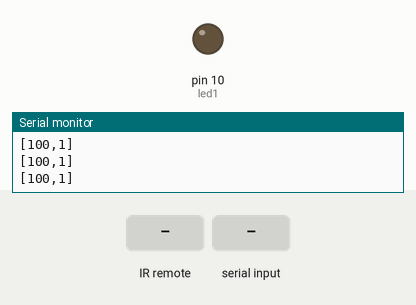
The sketch below on a simulated Arduino Uno, built with avr-gcc and run on an emulated ATmega328P. Shown: output pins drawn as LEDs (lit = HIGH), the last lines printed to the serial monitor. The test bench sets the inputs (shaded band).

Above: at 1.2 s.
1.3 s: infrared code 0xFF906F received
At 2.5 s:
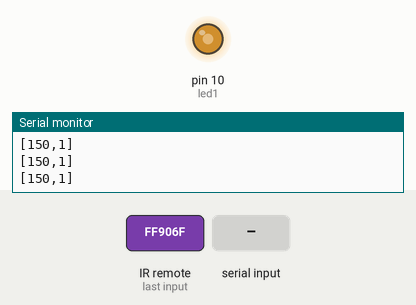
2.8 s: "1" received over Serial
At 3.8 s:
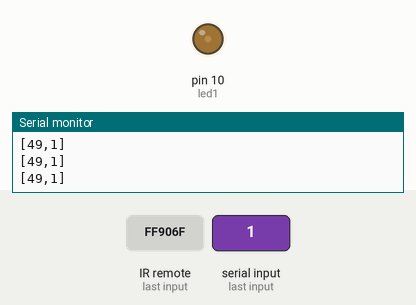
4.3 s: infrared code 0xFF906F received
At 5.0 s:
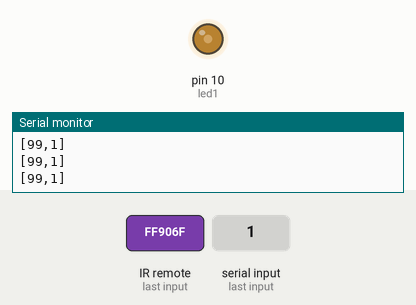
5.8 s: byte 0 (0) received over Serial
At 6.2 s:
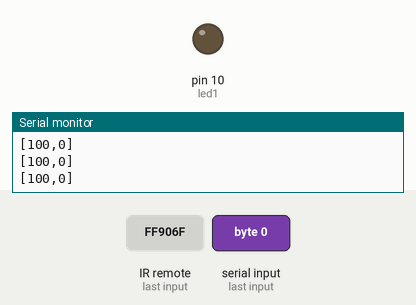
8.8 s: byte 1 (1) received over Serial
At 10.0 s:
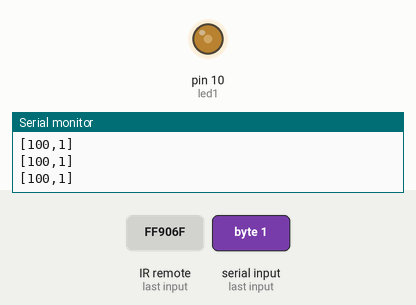
10.3 s: infrared code 0xFFA25D received
At 10.6 s:
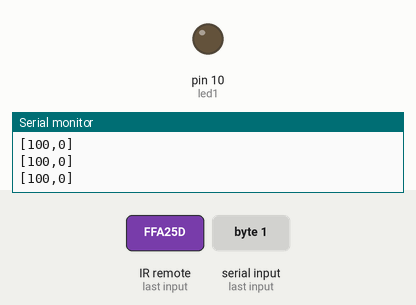
Timing chart, 0 to 13.3 s (numbered marks = the images above; inputs shaded):
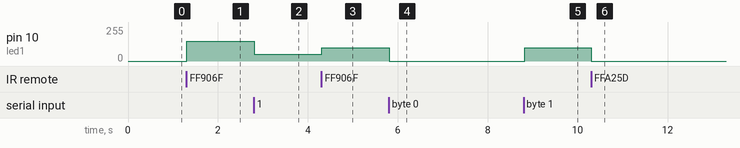

The sketch:

final.ino
```cpp
#include <IRremote.h> // lib import

int RECV_PIN = 11; // input from ir sensor
int led1 = 10; // control for mosfet
int power = 100; // power level for mosfet
int change = 50; // step for intensity
boolean on = true; // if the light is on or off

#define code1 "FFA25D" // power
#define code2 "FF906F" // up
#define code3 "FFE01F" // down

IRrecv irrecv(RECV_PIN); // recieve sig from ir sensor

decode_results results; // results from the sensor

void setup()
{
  Serial.begin(9600); // you can ommit this line
  irrecv.enableIRIn(); // Start the receiver
  pinMode(led1, OUTPUT); // set the mosfet pin to output
}

void loop() {
  irBegin();
  recieveWeb();
  sendStatus();
  delay(20);
}

void recieveWeb() {
  int data = Serial.read();
  if (data == 0) {
    turnOff();
  } else if (data == 1) {
    turnOn();
  } else if (data > 0 && data < 255) {
    power = data;
    analogWrite(led1, power);
  }
}

void irBegin() {
    if (irrecv.decode(&results)) {    // execute if new input is received
    switch(results.value ) {        // enter switch statement with the value of the ir sensor
      case 0xFFA25D:                // when the on button is pressed
        togglePower();
      break;
      case 0xFF906F:                // when up is pressed
        if (on) {
          if (power <= 200) {       // if the power is not maxed
            power = power + change; // increment power counter
            analogWrite(led1, power); // increase voltage to mosfet
          }
        }
      break;
      case 0xFFE01F:                // when down is pressed
        if (on) {
          if (power >= change) {    // if power is not too low
            power = power - change; // lower power level
            analogWrite(led1, power); // change mosfet power
          }
        }
      break;
    }
    irrecv.resume(); // Receive the next value
  }
}

void turnOn() {
  analogWrite(led1, power);     // turn off
  on = true;
}

void turnOff() {
  analogWrite(led1, 0);     // turn off
  power = 100;
  on = false;
}

void togglePower() {
    if (on) {                   // if the led strip is already on turn it off
      analogWrite(led1, 0);     // turn off
      power = 100;              // reset power
    } else {
      analogWrite(led1, power);   // turn on
    }
    on = !on; // set to opposite flag
}

void sendStatus() {
    Serial.print('[');
    Serial.print(power);
    Serial.print(',');
    Serial.print(on);
    Serial.print("]");
    Serial.print("\r\n");
}
```

Measured:
- after the input at 1.3 s, pin 10 (led1): 0/255 → 150/255 at once
- after the input at 2.8 s, pin 10 (led1): 150/255 → 49/255 at once
- after the input at 4.3 s, pin 10 (led1): 49/255 → 99/255 at once
- after the input at 5.8 s, pin 10 (led1): 99/255 → 0/255 at once
- after the input at 8.8 s, pin 10 (led1): 0/255 → 100/255 at once
- after the input at 10.3 s, pin 10 (led1): 100/255 → 0/255 at once
